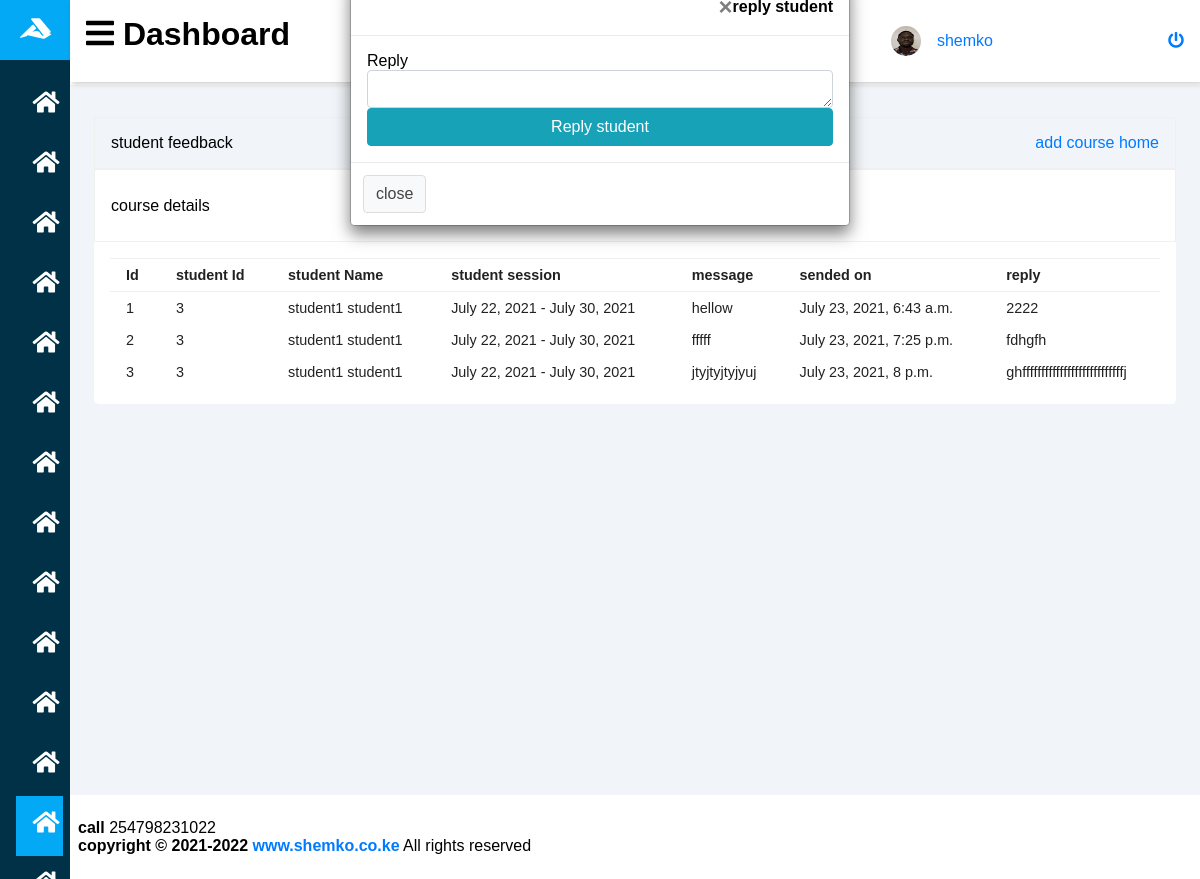
Page /student_feedback_message (signed in) on the committed database.
### Attendance/models.py (models this page shows)
class CustomUser(AbstractUser):
    user_type_data=((1,"HOD"),(2,"staff"),(3,"student"))
    user_type=models.CharField(default=1,choices=user_type_data,max_length=10)

class FeedbackStudent(models.Model):
    id=models.AutoField(primary_key=True)
    student_id=models.ForeignKey(Students, on_delete=models.CASCADE)
    feedback=models.TextField()
    feedback_reply=models.TextField()
    created_at=models.DateTimeField(auto_now_add=True)
    updated_at=models.DateTimeField(auto_now_add=True)
    objects=models.Manager()

class Students(models.Model):
    id=models.AutoField(primary_key=True)
    admin=models.OneToOneField(CustomUser,on_delete=models.CASCADE)#
    gender=models.CharField(max_length=255)#
    profile_pic=models.FileField()
    address=models.TextField()
    course_id=models.ForeignKey(Courses, on_delete=models.DO_NOTHING)
    session_year_id=models.ForeignKey(SessionYearModel,on_delete=models.CASCADE)
    created_at=models.DateTimeField(auto_now_add=True)
    updated_at=models.DateTimeField(auto_now_add=True)
    objects=models.Manager()

class SessionYearModel(models.Model):
    id=models.AutoField(primary_key=True)
    session_start_year=models.DateField()
    session_End_year=models.DateField()
    objects=models.Manager()

### Attendance/AdminHodView.py (the view)
# urls.py: path('student_feedback_message',AdminHodView.student_feedback_message,name="student_feedback_message"),
def student_feedback_message(request):
    feedbacks=FeedbackStudent.objects.all()
    return render(request,"AdminHodTemplates/student_feedback.html",{"feedbacks":feedbacks})

### Attendance/LoginCheckMiddleWare.py (called while the page is built, shortened)
    def process_view(self,request,view_func,view_args,view_kwargs):
        modulename=view_func.__module__
        user=request.user
        if user.is_authenticated:
            if user.user_type == "1":
                 if modulename == "Attendance.AdminHodView":
                     pass
                 elif modulename == "Attendance.views" or modulename == "django.views.static":
                       pass
                 else:
                    return HttpResponseRedirect(reverse("admin_home"))
        else:
            if request.path == reverse("show_login") or request.path == reverse("do_login") or modulename == "django.contrib.auth.views":
                pass
            else:
                return  HttpResponseRedirect(reverse("show_login"))

### Attendance/templates/AdminHodTemplates/student_feedback.html (shortened to what this page needs)
{% extends "AdminHodTemplates/base_template.html" %}
{% block main_content %}
<div class="main" >
<div class="card-header" >
  <div class="">student feedback</div>
  <div class="">
  <a href="/Addcourse">add course</a>
  <a href="/admin_home">home</a>
</div>
</div>
<div class="card">
   <div class="card-header">
       <div class="">course details</div>
       <form class="search">
       </form>
   </div>
   <div class="card-body">
       <div class="table-responsive">
           <table width="100%">
               <thead>
                   <tr>
                       <td>Id</td>
                       <td>student Id</td>
                       <td>student Name</td>
                       <td>student session</td>
                       <td>message</td>
                       <td>sended on</td>
                       <td>reply</td>
                   </tr>
               </thead>
               <tbody>
                {% for feedback in feedbacks %}
                    <tr>
                        <td>{{ feedback.id }}</td>
                        <td>{{ feedback.student_id.admin.id }}</td>
                        <td>{{ feedback.student_id.admin.first_name }} {{ feedback.student_id.admin.last_name }}</td>
                        <td>{{ feedback.student_id.session_year_id.session_start_year }} - {{ feedback.student_id.session_year_id.session_End_year }}</td>
                        <td>{{ feedback.feedback }}</td>
                        <td>{{ feedback.created_at}}</td>
                        <td>
                            {% if feedback.feedback_reply == "" %}
                            <button class="btn btn-success reply_open_modal" data-toggle="modal" data-target='#reply_modal'>Reply</button>
                            {% else %}
                            {{ feedback.feedback_reply}}
                            {% endif %}
                        </td>
                   </tr>
                {% endfor %}
               </tbody>
           </table>
       </div>
   </div>
</div>
</div>
<div class="modal fade" id="reply_modal" role="dialog">
    <div class="modal-dialog">
        <div class="modal-content">
            <div class="modal-header">
                <button type="button" class="close" data-dismiss="modal">&times</button>
                <h4 class="modal-title">reply student</h4>
            </div>
            <div class="modal-body">
                <p>Reply </p>
                <textarea class="form-control" id="reply_message"></textarea>
                <button id="reply_btn" class="btn btn-info btn-block">Reply student</button>
            </div>
            <div class="modal-footer justify-content-between">
                <button type="button" class="btn btn-default" data-dismiss="modal">close</button>
            </div>
        </div>
    </div>
</div>
{% endblock main_content %}

### Attendance/templates/AdminHodTemplates/base_template.html (shortened to what this page needs)
{% load static %}
<!DOCTYPE html>
<html lang="en">
<head>
    <link rel="stylesheet" type="text/css" href="{% static "css/all.min.css" %}">
    <link rel="stylesheet" type="text/css" href="{% static "css/index.css" %}">
    <link rel="stylesheet" type="text/css" href="{% static "css/TestChart.css" %}">
    <scripts type="text/javascript" src="{% static "js/modal.js" %}"></script>
</head>
<body>
	{% include 'AdminHodTemplates/sideber_content.html' %}
    <div class="main-content">
	  {% include 'AdminHodTemplates/content_header.html'%}
	  {% block main_content %}{% endblock main_content%}
      {% include 'AdminHodTemplates/content_footer.html'%}
    </div>
</body>
</html>

### Attendance/templates/AdminHodTemplates/sideber_content.html (shortened to what this page needs)
<div class="sidebar">
		<div class="sidebar-brand">
			<h2><span class="icon"><i class="fab fa-accusoft"></i></span>
            <span class="title">SHEMKO</span></h2>
        </div>
        <div class="sidebar-menu">
        	<ul>
        		<li class="sidebar-link  " >
        			<a href="{% url 'admin_home'%}" class="{% if request.path == admin_home %} sidebar-active {% endif %}">
        				<span class="icon"><i class="fas fa-home"></i></span>
        			</a>
        		</li>
        		<li class="sidebar-link" data-target='#STAFF'>
                    {% url 'staff' as staff %}
                     {% url 'editstaff' staff_id=id as editstaff %}
                       {% url 'Addstaff' as Addstaff %}
        			<a href="{% url 'staff'%}" class="{% if request.path == staff %} sidebar-active {% endif %} {% if request.path == editstaff %} sidebar-active{% endif %} {% if request.path == Addstaff %} sidebar-active {% endif %}">
        				<span class="icon"><i class="fas fa-home"></i></span>
        			</a>
        		</li>
        		<li class="sidebar-link">
                    {% url 'student' as student %}
                      {% url 'editstudent' student_id=id as editstudent %}
                        {% url 'Addstudent' as Addstudent %}
        			<a href="{% url 'student'%}" class="{% if request.path == student %} sidebar-active {% endif %} {% if request.path == editstudent %} sidebar-active {% endif %} {% if request.path == Addstudent %} sidebar-active {% endif %}">
        				<span class="icon"><i class="fas fa-home"></i></span>
        			</a>
        		</li>
                <li class="sidebar-link">
                    {% url 'Department' as Department %}
                     {% url 'EditDepartment' department_id=id as EditDepartment %}
                       {% url 'AddDepartment' as AddDepartment %}
                    <a href="{% url 'Department'%}" class="  " >
                        <span class="icon"><i class="fas fa-home"></i></span>
                    </a>
                </li>
        	 <li class="sidebar-link">
                    {% url 'course' as course %}
                     {% url 'editcourse' course_id=id as editcourse %}
                      {% url 'Addcourse' as Addcourse %}
        			<a href="{% url 'course'%}" class="{% if request.path == course %} sidebar-active {% endif %} {% if request.path == editcourse %} sidebar-active {% endif %}
                    {% if request.path == Addcourse %} sidebar-active {% endif %}">
        				<span class="icon"><i class="fas fa-home"></i></span>
        			</a>
        		</li>
        		<li class="sidebar-link" data-target='#SUBJECT'>
                    {% url 'subject' as subject %}
                     {% url 'editsubject' subject_id=id as editsubject %}
                      {% url 'Addsubject' as Addsubject %}
        			<a href="{% url 'subject'%}" class="{% if request.path == subject %} sidebar-active {% endif %} {% if request.path == editsubject %} sidebar-active {% endif %} {% if request.path == Addsubject %} sidebar-active {% endif %}"  >
        				<span class="icon"><i class="fas fa-home"></i></span>
        			</a>
        		</li>
                <li class="sidebar-link">
                    {% url 'Room' as Room %}
                     {% url 'EditRoom' room_id=id as EditRoom %}
                      {% url 'AddRoom' as AddRoom %}
                    <a href="{% url 'Room'%}" class="{% if request.path == Room %} sidebar-active {% endif %} {% if request.path == EditRoom %} sidebar-active {% endif %} {% if request.path == AddRoom %} sidebar-active {% endif %}" >
                        <span class="icon"><i class="fas fa-home"></i></span>
                    </a>
                </li>
                <li class="sidebar-link" data-target='#SUBJECT'>
                    {% url 'AddSession' as AddSession %}
                    <a href="{% url 'AddSession'%}" class="{% if request.path == AddSession %} sidebar-active {% endif %}">
                        <span class="icon"><i class="fas fa-home"></i></span>
                    </a>
                </li>
                <li class="sidebar-link">
                    {% url 'staff_leave_view' as staff_leave_view %}
                    <a href="{% url 'staff_leave_view' %}" class="{% if request.path == staff_leave_view %} sidebar-active {% endif %}" >
                        <span class="icon"><i class="fas fa-home"></i></span>
                    </a>
                </li>
                <li class="sidebar-link">
                    {% url 'student_leave_view' as student_leave_view %}
                    <a href="{% url 'student_leave_view' %}" class="{% if request.path == student_leave_view %} sidebar-active {% endif %}" >
                        <span class="icon"><i class="fas fa-home"></i></span>
                    </a>
                </li>
        		<li class="sidebar-link" data-target='#ATTENDANCE'>
        			<a href="{% url 'notification'%}" id="course"onclick="view()">
        				<span class="icon"><i class="fas fa-home"></i></span>
        			</a>
        		</li>
                <li class="sidebar-link">
                    {% url 'staff_feedback_message' as staff_feedback_message %}
                    <a href="{% url 'staff_feedback_message'%}" class="{% if request.path == staff_feedback_message %} sidebar-active {% endif %}">
                        <span class="icon"><i class="fas fa-home"></i></span>
                    </a>
                </li>
        		<li class="sidebar-link">
                    {% url 'student_feedback_message' as student_feedback_message %}
        			<a href="{% url 'student_feedback_message'%}" class="{% if request.path == student_feedback_message %} sidebar-active {% endif %}">
        				<span class="icon"><i class="fas fa-home"></i></span>
        			</a>
        		</li>
        		<li class="sidebar-link">
        			<a href="{% url 'timetable'%}" class="{% if request.path == timetable %} sidebar-active{% endif %}">
        				<span class="icon"><i class="fas fa-home"></i></span>
        			</a>
        		</li>
        	</ul>
        </div>
</div>

### Attendance/templates/AdminHodTemplates/content_header.html (shortened to what this page needs)
{% load static %}
<div class="header">
		<h1>
          <label for="nav-toggle">
               <span class="fas fa-bars"></span>
          </label>
          Dashboard
        </h1>
        <div class="search-wrapper">
        </div>
        <div class="user-wrapper">
            <img src="{% static "assets/shem.jpg" %}" width="30px" height="30px" alt="">
            <div>
                <a href="{% url 'admin_profile' %}">{{ user.username }}</a>
            </div>
        </div>
        <div class="user-wrapper">
                <a href="{% url 'logout_user'%}" >
                        <span class="icon"><i class="fas fa-power-off"></i></span>
                </a>
        </div>
</div>

### Attendance/templates/AdminHodTemplates/content_footer.html
{% load static %}
<div class="footer">
	<div class="main-footer">
		<p><strong>call</strong>   254798231022</p>
     	<p><strong>copyright &copy; 2021-2022 <a href="#">www.shemko.co.ke</a></strong>
     	All rights reserved</p>
	</div>
</div>

### Attendance/static/css/TestChart.css (style rules this page uses)
.card-header { background-color: transparent; border-bottom: 1px solid rgba(0,0,0,.125); padding: .75rem 1.25rem; position: relative; border-top-left-radius: .25rem; border-top-right-radius: .25rem; }
.card-header { padding: .75rem 1.25rem; margin-bottom: 0; background-color: rgba(0,0,0,.03); border-bottom: 0 solid rgba(0,0,0,.125); }
.card { position: relative; display: -ms-flexbox; display: flex; -ms-flex-direction: column; flex-direction: column; min-width: 0; word-wrap: break-word; background-color: #fff; background-clip: border-box; border: 0 solid rgba(0,0,0,.125); border-radius: .25rem; }
[type="button"]:not(:disabled), [type="reset"]:not(:disabled), [type="submit"]:not(:disabled), button:not(:disabled) { cursor: pointer; }
.btn { display: inline-block; font-weight: 400; color: #212529; text-align: center; vertical-align: middle; cursor: pointer; -webkit-user-select: none; -moz-user-select: none; -ms-user-select: none; user-select: none; background-color: transparent; border: 1px solid transparent; padding: .375rem .75rem; font-size: 1rem; line-height: 1.5; border-radius: .25rem; transition: color .15s ease-in-out,background-color .15s ease-in-out,border-color .15s ease-in-out,box-shadow .15s ease-in-out; }
[type="button"], [type="reset"], [type="submit"], button { -webkit-appearance: button; }
button, select { text-transform: none; }
button, input { overflow: visible; }
button, input, optgroup, select, textarea { margin: 0; font-family: inherit; font-size: inherit; line-height: inherit; }
button { border-radius: 0; }
.card-body { -ms-flex: 1 1 auto; flex: 1 1 auto; min-height: 1px; padding: 1.25rem; }

### rows in the picture
CustomUser: username "shemko"
FeedbackStudent: id "1", student_id.admin.id "3", student_id.admin.first_name "student1", student_id.admin.last_name "student1", student_id.session_year_id.session_start_year "July 22, 2021", student_id.session_year_id.session_End_year "July 30, 2021", feedback "hellow", created_at "July 23, 2021, 6:43 a.m.", feedback_reply "2222"
FeedbackStudent: id "2", student_id.admin.id "3", student_id.admin.first_name "student1", student_id.admin.last_name "student1", student_id.session_year_id.session_start_year "July 22, 2021", student_id.session_year_id.session_End_year "July 30, 2021", feedback "fffff", created_at "July 23, 2021, 7:25 p.m.", feedback_reply "fdhgfh"
FeedbackStudent: id "3", student_id.admin.id "3", student_id.admin.first_name "student1", student_id.admin.last_name "student1", student_id.session_year_id.session_start_year "July 22, 2021", student_id.session_year_id.session_End_year "July 30, 2021", feedback "jtyjtyjtyjyuj", created_at "July 23, 2021, 8 p.m.", feedback_reply "ghfffffffffffffffffffffffffffj"
